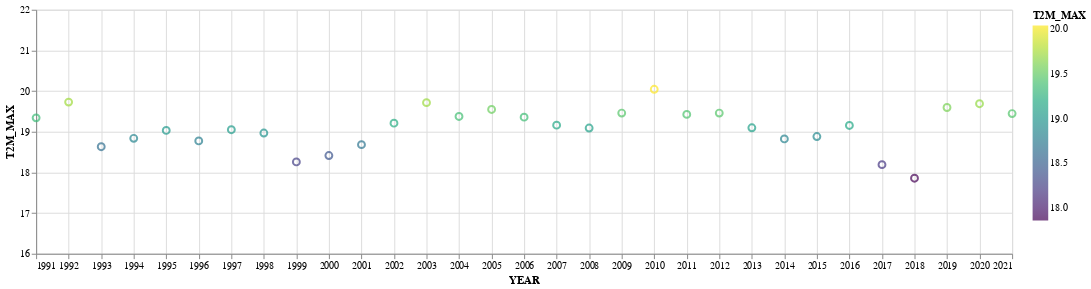

The cell this chart's notebook holds for it:
### Code cell
# Convertir la columna 'YEAR' a tipo de dato datetime
df_acotado2['YEAR'] = pd.to_datetime(df_acotado2['YEAR'], format='%Y')

# Crear gráfico con Altair
base = alt.Chart(df_acotado2).encode(
    x='YEAR:T',
    y=alt.Y('T2M_MAX:Q', title='T2M_MAX', scale=alt.Scale(domain=[16, 22])),
    color=alt.Color('T2M_MAX:Q', scale=alt.Scale(scheme='viridis')),
    tooltip=[
        alt.Tooltip('YEAR:T', title='YEAR'),
        alt.Tooltip('T2M_MAX:Q', title='T2M_MAX')]
).properties(width=1000, height=250)

# Puntos
points = base.mark_point(size=50)

# Tendencia
tendencia = base.transform_regression('YEAR', 'T2M_MAX').mark_line(color='red', size=1.2)

# Filtrar el rango deseado en el eje y
filtered_chart = (points + tendencia).transform_filter(
    (alt.datum['T2M_MAX'] >= 16) & (alt.datum['T2M_MAX'] <= 22)
)

# Mostrar el gráfico
filtered_chart

### Figure 1 — Vega-Lite specification as saved in the notebook (floating-point values rounded to 4 significant figures)
{"config": {"view": {"continuousWidth": 400, "continuousHeight": 300}}, "layer": [{"mark": {"type": "point", "size": 50}, "encoding": {"color": {"field": "T2M_MAX", "scale": {"scheme": "viridis"}, "type": "quantitative"}, "tooltip": [{"field": "YEAR", "title": "YEAR", "type": "temporal"}, {"field": "T2M_MAX", "title": "T2M_MAX", "type": "quantitative"}], "x": {"field": "YEAR", "type": "temporal"}, "y": {"field": "T2M_MAX", "scale": {"domain": [16, 22]}, "title": "T2M_MAX", "type": "quantitative"}}, "height": 250, "width": 1000}, {"mark": {"type": "line", "color": "red", "size": 1.2}, "encoding": {"color": {"field": "T2M_MAX", "scale": {"scheme": "viridis"}, "type": "quantitative"}, "tooltip": [{"field": "YEAR", "title": "YEAR", "type": "temporal"}, {"field": "T2M_MAX", "title": "T2M_MAX", "type": "quantitative"}], "x": {"field": "YEAR", "type": "temporal"}, "y": {"field": "T2M_MAX", "scale": {"domain": [16, 22]}, "title": "T2M_MAX", "type": "quantitative"}}, "height": 250, "transform": [{"on": "YEAR", "regression": "T2M_MAX"}], "width": 1000}], "data": {"name": "data-2d276ea530c7ea7e16bee62167c652e3"}, "transform": [{"filter": "((datum['T2M_MAX'] >= 16) && (datum['T2M_MAX'] <= 22))"}], "$schema": "https://vega.github.io/schema/vega-lite/v4.17.0.json", "datasets": {"data-2d276ea530c7ea7e16bee62167c652e3": [{"YEAR": "1991-01-01T00:00:00", "T2M_MAX": 19.34}, {"YEAR": "1992-01-01T00:00:00", "T2M_MAX": 19.73}, {"YEAR": "1993-01-01T00:00:00", "T2M_MAX": 18.63}, {"YEAR": "1994-01-01T00:00:00", "T2M_MAX": 18.84}, {"YEAR": "1995-01-01T00:00:00", "T2M_MAX": 19.03}, {"YEAR": "1996-01-01T00:00:00", "T2M_MAX": 18.77}, {"YEAR": "1997-01-01T00:00:00", "T2M_MAX": 19.05}, {"YEAR": "1998-01-01T00:00:00", "T2M_MAX": 18.97}, {"YEAR": "1999-01-01T00:00:00", "T2M_MAX": 18.26}, {"YEAR": "2000-01-01T00:00:00", "T2M_MAX": 18.42}, {"YEAR": "2001-01-01T00:00:00", "T2M_MAX": 18.68}, {"YEAR": "2002-01-01T00:00:00", "T2M_MAX": 19.21}, {"YEAR": "2003-01-01T00:00:00", "T2M_MAX": 19.72}, {"YEAR": "2004-01-01T00:00:00", "T2M_MAX": 19.38}, {"YEAR": "2005-01-01T00:00:00", "T2M_MAX": 19.55}, {"YEAR": "2006-01-01T00:00:00", "T2M_MAX": 19.36}, {"YEAR": "2007-01-01T00:00:00", "T2M_MAX": 19.16}, {"YEAR": "2008-01-01T00:00:00", "T2M_MAX": 19.09}, {"YEAR": "2009-01-01T00:00:00", "T2M_MAX": 19.46}, {"YEAR": "2010-01-01T00:00:00", "T2M_MAX": 20.04}, {"YEAR": "2011-01-01T00:00:00", "T2M_MAX": 19.43}, {"YEAR": "2012-01-01T00:00:00", "T2M_MAX": 19.46}, {"YEAR": "2013-01-01T00:00:00", "T2M_MAX": 19.1}, {"YEAR": "2014-01-01T00:00:00", "T2M_MAX": 18.82}, {"YEAR": "2015-01-01T00:00:00", "T2M_MAX": 18.88}, {"YEAR": "2016-01-01T00:00:00", "T2M_MAX": 19.15}, {"YEAR": "2017-01-01T00:00:00", "T2M_MAX": 18.19}, {"YEAR": "2018-01-01T00:00:00", "T2M_MAX": 17.86}, {"YEAR": "2019-01-01T00:00:00", "T2M_MAX": 19.6}, {"YEAR": "2020-01-01T00:00:00", "T2M_MAX": 19.69}, {"YEAR": "2021-01-01T00:00:00", "T2M_MAX": 19.45}]}}
